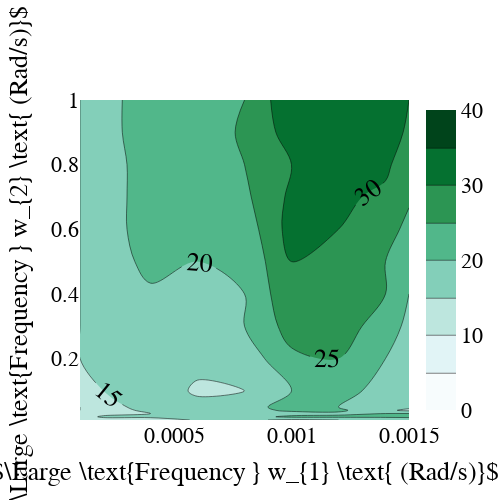

The code cell stored with this chart in its notebook:
### Code cell
import plotly.graph_objects as go
W1 = [0.0001, 0.0002, 0.0004, 0.0006, 0.0008, 0.001, 0.0012, 0.0014, 0.0015]
W2 = [0.01, 0.02, 0.03, 0.04, 0.05, 0.1, 0.2, 0.3, 0.4, 0.5, 0.6, 0.7, 0.8, 0.9, 1]

fig = go.Figure(data =
    go.Contour(
        z=num_intervals_mtx,
        x=W1, # horizontal axis
        y=W2, # vertical axis,
        zmin=0,
        zmax=40,
        colorscale='bugn',
                contours=dict(
            showlabels = True, # show labels on contours
            labelfont = dict( # label font properties
                size = 26,
                color = 'black',
            )
    )))

fig.update_layout(
    autosize=False,
    width=500,
    height=500,
    title={'y':0.9,
           'x':0.5,
           'xanchor': 'center',
           'yanchor': 'top'},
    xaxis_title=r"$\Large \text{Frequency } w_{1} \text{ (Rad/s)}$",
    yaxis_title=r"$\Large \text{Frequency } w_{2} \text{ (Rad/s)}$",
    font=dict(
        family="Times New Roman",
        size=22,
        color="black"
    ),
)

fig.show()

### Figure 1 — Plotly figure (JSON) as saved in the notebook; plotly's stock layout.template omitted (floating-point values rounded to 4 significant figures; data arrays with more than 128 entries replaced by an {"elided": "..."} marker saying what was removed)
{"data": [{"colorscale": [[0, "rgb(247,252,253)"], [0.125, "rgb(229,245,249)"], [0.25, "rgb(204,236,230)"], [0.375, "rgb(153,216,201)"], [0.5, "rgb(102,194,164)"], [0.625, "rgb(65,174,118)"], [0.75, "rgb(35,139,69)"], [0.875, "rgb(0,109,44)"], [1, "rgb(0,68,27)"]], "contours": {"labelfont": {"color": "black", "size": 26}, "showlabels": true}, "type": "contour", "x": [0.0001, 0.0002, 0.0004, 0.0006, 0.0008, 0.001, 0.0012, 0.0014, 0.0015], "y": [0.01, 0.02, 0.03, 0.04, 0.05, 0.1, 0.2, 0.3, 0.4, 0.5, 0.6, 0.7, 0.8, 0.9, 1], "z": {"elided": "15x9 int values"}, "zmax": 40, "zmin": 0}], "layout": {"autosize": false, "font": {"color": "black", "family": "Times New Roman", "size": 22}, "height": 500, "title": {"x": 0.5, "xanchor": "center", "y": 0.9, "yanchor": "top"}, "width": 500, "xaxis": {"title": {"text": "$\\Large \\text{Frequency } w_{1} \\text{ (Rad/s)}$"}}, "yaxis": {"title": {"text": "$\\Large \\text{Frequency } w_{2} \\text{ (Rad/s)}$"}}}}
